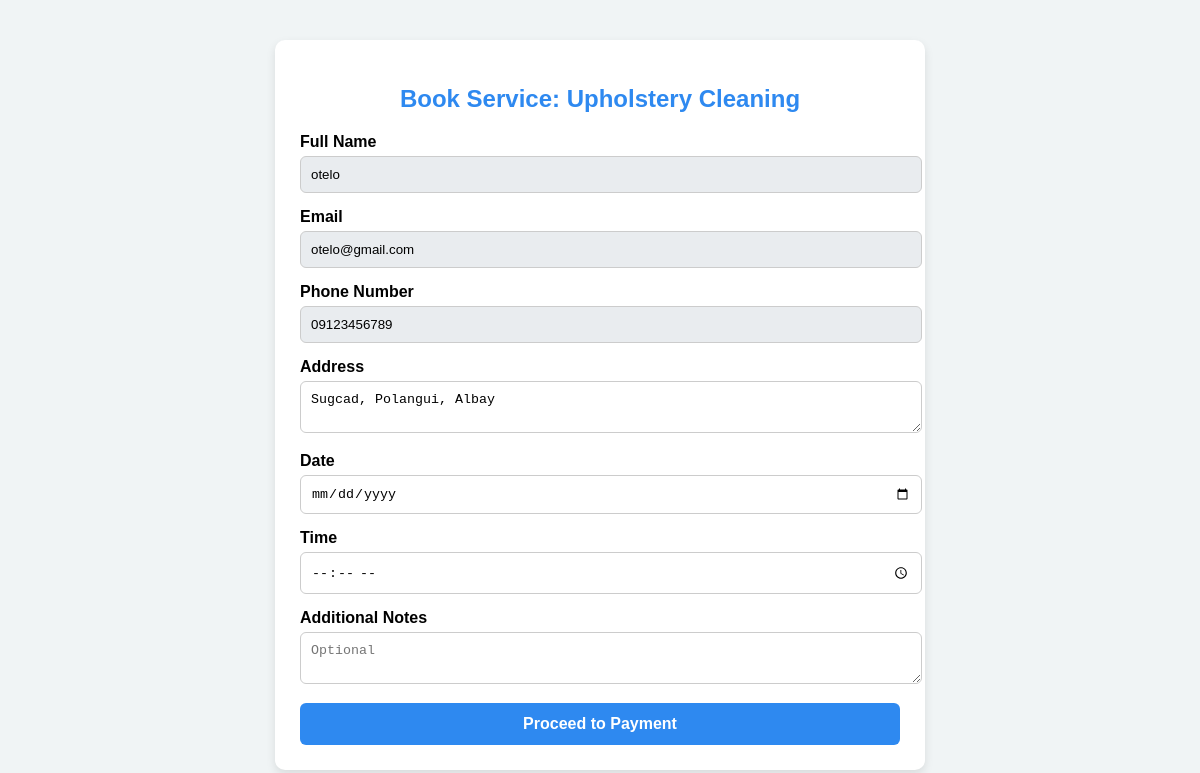
The app's page /User/customer-booking.php?service_id=8 (signed in) with its own data.
### tables this page shows
CREATE TABLE `services` (
  `service_id` int(11) NOT NULL,
  `service_name` varchar(100) NOT NULL,
  `image` varchar(255) DEFAULT NULL,
  `description` text NOT NULL,
  `price` decimal(10,2) NOT NULL,
  `duration` varchar(50) DEFAULT NULL,
  `category` varchar(50) DEFAULT NULL,
  `status` enum('active','inactive') DEFAULT 'active',
  `date_created` timestamp NULL DEFAULT current_timestamp(),
  `last_updated` timestamp NULL DEFAULT current_timestamp() ON UPDATE current_timestamp()
);

CREATE TABLE `user` (
  `user_id` int(11) NOT NULL,
  `name` varchar(50) NOT NULL,
  `email` varchar(50) NOT NULL,
  `password` varchar(255) NOT NULL,
  `profile_pic` varchar(255) NOT NULL,
  `address` varchar(100) DEFAULT NULL,
  `contact_num` varchar(50) DEFAULT NULL,
  `role` enum('admin','customer','cleaner','') NOT NULL,
  `date_created` timestamp NOT NULL DEFAULT current_timestamp(),
  `last_updated` timestamp NOT NULL DEFAULT current_timestamp() ON UPDATE current_timestamp()
);

### User/customer-booking.php (the view, shortened to what this page needs)
<?php
$user_id = $_SESSION['user_id'];
$conn = new mysqli("localhost", "root", "", "quickclean");
$service_id = intval($_GET['service_id']);
$stmtService = $conn->prepare("SELECT service_name, price FROM services WHERE service_id=? AND status='active'");
$stmtService->bind_param("i", $service_id);
$stmtService->execute();
$service = $stmtService->get_result()->fetch_assoc();
$stmtUser = $conn->prepare("SELECT name, email, contact_num, address FROM user WHERE user_id=?");
$stmtUser->bind_param("i", $user_id);
$stmtUser->execute();
$user = $stmtUser->get_result()->fetch_assoc();
?>
<!DOCTYPE html>
<html lang="en">
<head>
</head>
<body>
<div class="container">
<h2>Book Service: <?php echo htmlspecialchars($service['service_name']); ?></h2>
<form method="POST">
    <label>Full Name</label>
    <input type="text" value="<?php echo htmlspecialchars($user['name']); ?>" readonly>
    <label>Email</label>
    <input type="email" value="<?php echo htmlspecialchars($user['email']); ?>" readonly>
    <label>Phone Number</label>
    <input type="text" value="<?php echo htmlspecialchars($user['contact_num']); ?>" readonly>
    <label>Address</label>
    <textarea readonly><?php echo htmlspecialchars($user['address']); ?></textarea>
    <label>Date</label>
    <input type="date" name="date" required>
    <label>Time</label>
    <input type="time" name="time" required>
    <label>Additional Notes</label>
    <textarea name="notes" placeholder="Optional"></textarea>
    <button type="submit">Proceed to Payment</button>
</form>
</div>
</body>
</html>

### User/customer-booking.php (style rules this page uses)
body { font-family:"Poppins",sans-serif;background:#F0F4F5; }
.container { max-width:600px;margin:40px auto;background:#fff;padding:25px;border-radius:10px;box-shadow:0 4px 10px rgba(0,0,0,0.1); }
h2 { text-align:center;color:#2E89F0;margin-bottom:20px; }
label { font-weight:600;display:block;margin-bottom:5px; }
input,textarea { width:100%;padding:10px;border:1px solid #ccc;border-radius:6px;margin-bottom:15px; }
button { background:#2E89F0;color:#fff;border:none;padding:12px;width:100%;font-size:16px;border-radius:6px;cursor:pointer;font-weight:600; }
input[readonly] { background:#e9ecef; }

### records on screen
services: service_name "Upholstery Cleaning"
user: name "otelo", email "otelo@gmail.com", contact_num "09123456789", address "Sugcad, Polangui, Albay"
